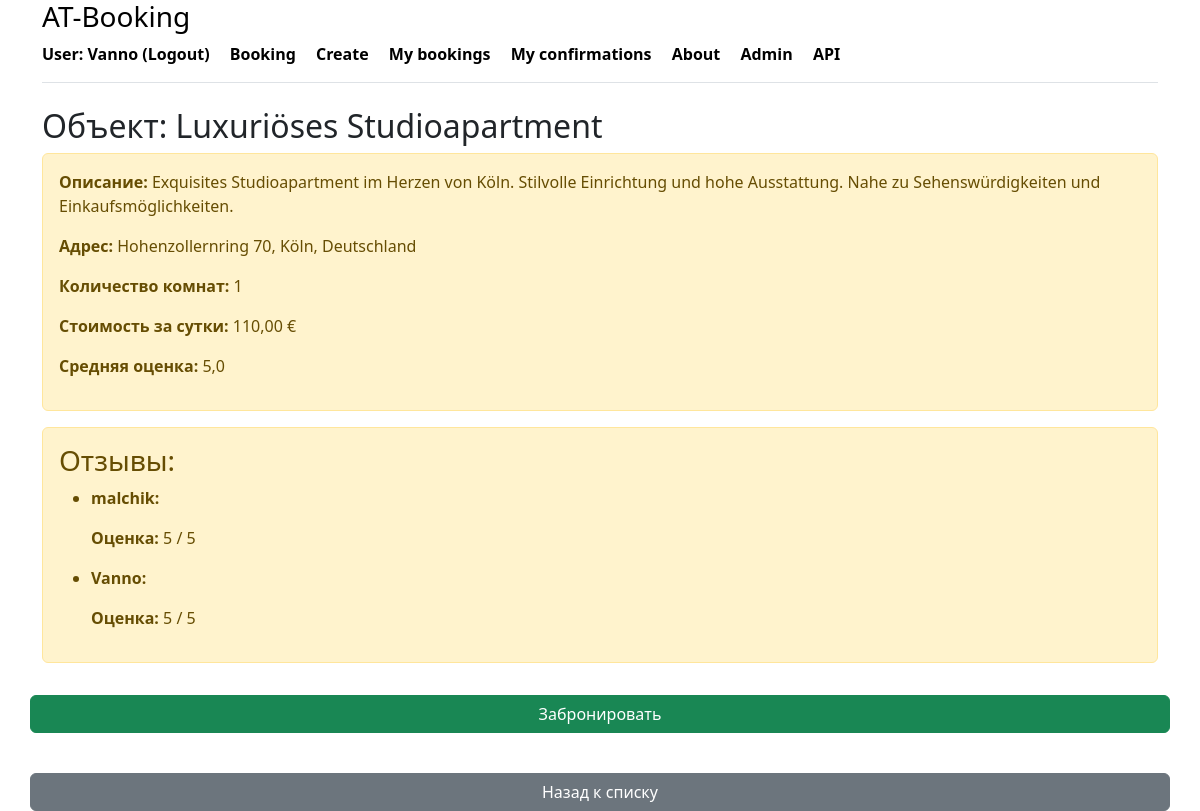
Screenshot of /housing/10/ (signed in) with the database file from the repository.
### booking/models.py (models this page shows, shortened)
class Housing(models.Model):
    class HousingType(models.TextChoices):
        APARTMENT = 'APARTMENT', 'Квартира'
        HOUSE = 'HOUSE', 'Дом'
        STUDIO = 'STUDIO', 'Студия'
        CASTLE = 'CASTLE', 'Замок'
        HOTEL = 'HOTEL', 'Гостиница'
        VILLA = 'VILLA', 'Вилла'
        COTTAGE = 'COTTAGE', 'Коттедж'
    name = models.CharField(_('Name of object'), max_length=100)
    type = models.CharField(
        _('Type of object'),
        max_length=20,
        choices=HousingType.choices,
        default=HousingType.APARTMENT
    )
    country = models.CharField(_('Country'), max_length=50)
    post_code = models.CharField(_('Postal code'), max_length=10)
    city = models.CharField(_('City'), max_length=50)
    street = models.CharField(_('Street'), max_length=50, null=True, blank=True)
    house_number = models.CharField(_('House number'), max_length=50, null=True, blank=True)
    rooms = models.IntegerField(_('Number of rooms'))
    description = models.TextField(_('Description'))
    price = models.DecimalField(_('Price'), max_digits=10, decimal_places=2)
    owner = models.ForeignKey(User, on_delete=models.CASCADE, related_name='owner_housings')
    is_visible = models.BooleanField(default=True)
    created_at = models.DateTimeField(auto_now_add=True)
    views = models.IntegerField(default=0)  # Поле для хранения количества просмотров
    class Meta:
        verbose_name_plural = _('housings')
        verbose_name = _('housing')
        indexes = [
            models.Index(fields=['type']),
            models.Index(fields=['price']),
        ]
    def get_average_rating(self):
        avg_rating = self.reviews.aggregate(Avg('rating')).get('rating__avg')
        return avg_rating if avg_rating is not None else 0  # Возвращаем 0, если нет отзывов

class Review(models.Model):
    rating = models.IntegerField(_('Rating'))
    text = models.TextField(_('Review'))
    created_at = models.DateTimeField(auto_now_add=True)
    owner = models.ForeignKey(User, on_delete=models.CASCADE, related_name='reviews')
    housing = models.ForeignKey(Housing, on_delete=models.CASCADE, related_name='reviews')
    class Meta:
        verbose_name_plural = _('reviews')
        verbose_name = _('review')

### booking/views.py (the view)
# urls.py: path('housing/<int:housing_id>/', housing_detail, name='housing_detail'),
@login_required
def housing_detail(request, housing_id):
    housing = get_object_or_404(Housing, pk=housing_id)
    reviews = Review.objects.filter(housing=housing)
    if request.user.is_authenticated:
        view_entry, created = ViewHistory.objects.get_or_create(
            user=request.user,
            housing=housing
        )
        if not created:
            view_entry.view_count = F('view_count') + 1
            view_entry.save()
    context = {
        'housing': housing,
        'reviews': reviews
    }
    return render(request, 'booking/housing_detail.html', context)

### booking/templates/booking/housing_detail.html (shortened to what this page needs)
{% extends 'booking/base.html' %}
{% block content %}
    <h2>Объект: {{ housing.name }}</h2>
    <div class="alert alert-warning mt-2">
        <p><strong>Описание:</strong> {{ housing.description }}</p>
        <p><strong>Адрес:</strong> {{ housing.street }} {{ housing.house_number }}, {{ housing.city }}, {{ housing.country }}</p>
        <p><strong>Количество комнат:</strong> {{ housing.rooms }}</p>
        <p><strong>Стоимость за сутки:</strong> {{ housing.price }} €</p>
        <p><strong>Средняя оценка:</strong> {{ housing.get_average_rating }}</p>
    </div>
    <div class="alert alert-warning mt-2">
        <h3>Отзывы:</h3>
        {% if reviews %}
            <ul>
                {% for review in reviews %}
                    <li>
                        <p><strong>{{ review.owner.username }}:</strong></p>
                        <p><strong>Оценка:</strong> {{ review.rating }} / 5</p>
                    </li>
                {% endfor %}
            </ul>
        {% else %}
            <p>Отзывов пока нет. Будьте первым, кто оставит отзыв!</p>
        {% endif %}
    </div>
    <div class="row">
    <a href="{% url 'create_booking' housing.id %}" class="btn btn-success mt-3">Забронировать</a>
    </div>
    <br>
    <div class="row">
    <a href="{% url 'housing_list' %}" class="btn btn-secondary mt-3">Назад к списку</a>
    </div>
{% endblock %}

### booking/templates/booking/base.html (shortened to what this page needs)
<!DOCTYPE html>
<html lang="ru">
<head>
    <link rel="stylesheet" href="https://cdn.jsdelivr.net/npm/bootstrap@5.3.3/dist/css/bootstrap.min.css">
</head>
<body>
<div class="container">
   <div class="d-flex flex-column flex-md-row align-items-center pb-3 mb-4 border-bottom">
       <a href="/" class="d-flex align-items-center link-body-emphasis text-decoration-none">
        <strong>
          <a class="link-body-emphasis text-decoration-none" href="{% url 'index' %}"><h3>AT-Booking</h3></a>
               {% if user.is_authenticated %}
                   <a class="me-3 py-2 link-body-emphasis text-decoration-none" href="{% url 'logout' %}">User: {{ user.username }} (Logout) </a>
               {% else %}
                   <a class="me-3 py-2 link-body-emphasis text-decoration-none" href="{% url 'login' %}">Login</a>
               {% endif %}
               <a class="me-3 py-2 link-body-emphasis text-decoration-none" href="{% url 'housing_list' %}">Booking</a>
               <a class="me-3 py-2 link-body-emphasis text-decoration-none" href="{% url 'create' %}">Create</a>
               <a class="me-3 py-2 link-body-emphasis text-decoration-none" href="{% url 'my_bookings' %}">My bookings</a>
                <a class="me-3 py-2 link-body-emphasis text-decoration-none" href="{% url 'my_confirmation' %}">My confirmations</a>
                <a class="me-3 py-2 link-body-emphasis text-decoration-none" href="{% url 'about' %}">About</a>
            <a class="me-3 py-2 link-body-emphasis text-decoration-none" href="/admin/">Admin</a>
               <a class="me-3 py-2 link-body-emphasis text-decoration-none" href="/api/">API</a>
        </strong>
   </div>
</div>
<div class="container">
    {% block content %}{% endblock %}
</div>
</body>
</html>

### rows the page displays
Housing: name "Luxuriöses Studioapartment", description "Exquisites Studioapartment im Herzen von Köln. Stilvolle Einrichtung und hohe Ausstattung. Nahe zu Sehenswürdigkeiten und Einkaufsmöglichkeiten.", street "Hohenzollernring", house_number "70", city "Köln", country "Deutschland", rooms "1", price "110,00", get_average_rating "5,0"
Review: owner.username "malchik", rating "5"
Review: owner.username "Vanno", rating "5"

### other values shown
{{ user.username }} "Vanno"
